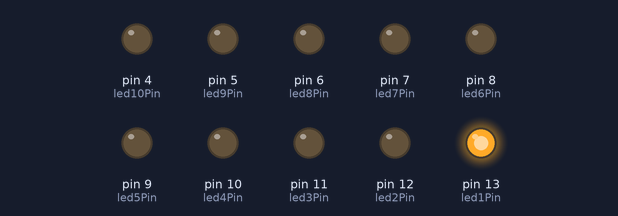
The sketch below on a simulated Arduino Uno, built with avr-gcc and run on an emulated ATmega328P. Parts: output pins drawn as LEDs (lit = HIGH).

Above: at 0.02 s.
At 0.62 s:
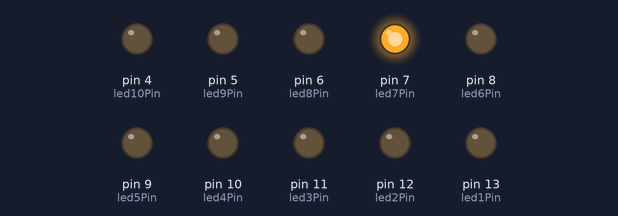
At 1.12 s:
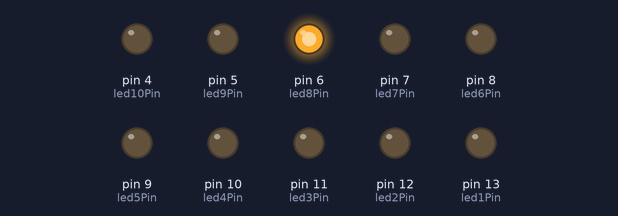
At 2.17 s:
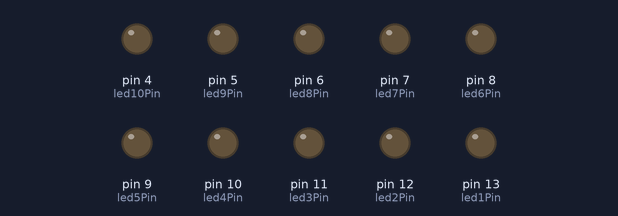
At 3.32 s:
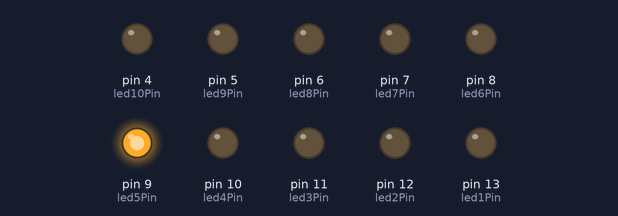
At 4.32 s:
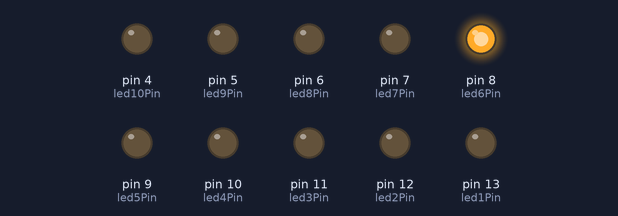
Timing chart, 0 to 4.6 s (numbered marks = the images above):
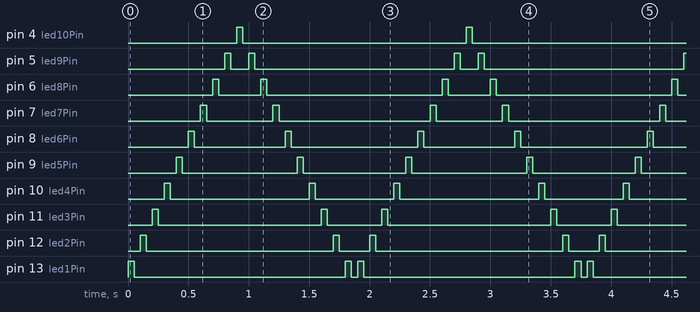

The sketch:

Knight_rider.ino
```cpp
int led1Pin = 13;
int led2Pin = 12;
int led3Pin = 11;
int led4Pin = 10;
int led5Pin = 9;
int led6Pin = 8;
int led7Pin = 7;
int led8Pin = 6;
int led9Pin = 5;
int led10Pin = 4;

void setup() {
  // put your setup code here, to run once:
  pinMode(led1Pin,OUTPUT);
  pinMode(led2Pin,OUTPUT);
  pinMode(led3Pin,OUTPUT);
  pinMode(led4Pin,OUTPUT);
  pinMode(led5Pin,OUTPUT);
  pinMode(led6Pin,OUTPUT);
  pinMode(led7Pin,OUTPUT);
  pinMode(led8Pin,OUTPUT);
  pinMode(led9Pin,OUTPUT);
  pinMode(led10Pin,OUTPUT);
}

void loop() {
  // put your main code here, to run repeatedly:

//  for (int i=0; i <= 10; i++){
////    Serial.print(i);
//      String led = "led"+i;
//      digitalWrite(led, HIGH);
//      delay(50);
//  }

  //Stream Up
  digitalWrite(led1Pin, HIGH);
  delay(50);
  digitalWrite(led1Pin, LOW);
  delay(50);
  digitalWrite(led2Pin, HIGH);
  delay(50);
  digitalWrite(led2Pin, LOW);
  delay(50);
  digitalWrite(led3Pin, HIGH);
  delay(50);
  digitalWrite(led3Pin, LOW);
  delay(50);
  digitalWrite(led4Pin, HIGH);
  delay(50);
  digitalWrite(led4Pin, LOW);
  delay(50);
  digitalWrite(led5Pin, HIGH);
  delay(50);
  digitalWrite(led5Pin, LOW);
  delay(50);
  digitalWrite(led6Pin, HIGH);
  delay(50);
  digitalWrite(led6Pin, LOW);
  delay(50);
  digitalWrite(led7Pin, HIGH);
  delay(50);
  digitalWrite(led7Pin, LOW);
  delay(50);
  digitalWrite(led8Pin, HIGH);
  delay(50);
  digitalWrite(led8Pin, LOW);
  delay(50);
  digitalWrite(led9Pin, HIGH);
  delay(50);
  digitalWrite(led9Pin, LOW);
  delay(50);
  digitalWrite(led10Pin, HIGH);
  delay(50);
  digitalWrite(led10Pin, LOW);
  delay(50);

  //Stream Down
  digitalWrite(led9Pin, HIGH);
  delay(50);
  digitalWrite(led9Pin, LOW);
  delay(50);
  digitalWrite(led8Pin, HIGH);
  delay(50);
  digitalWrite(led8Pin, LOW);
  delay(50);
  digitalWrite(led7Pin, HIGH);
  delay(50);
  digitalWrite(led7Pin, LOW);
  delay(50);
  digitalWrite(led6Pin, HIGH);
  delay(50);
  digitalWrite(led6Pin, LOW);
  delay(50);
  digitalWrite(led5Pin, HIGH);
  delay(50);
  digitalWrite(led5Pin, LOW);
  delay(50);
  digitalWrite(led4Pin, HIGH);
  delay(50);
  digitalWrite(led4Pin, LOW);
  delay(50);
  digitalWrite(led3Pin, HIGH);
  delay(50);
  digitalWrite(led3Pin, LOW);
  delay(50);
  digitalWrite(led2Pin, HIGH);
  delay(50);
  digitalWrite(led2Pin, LOW);
  delay(50);
  digitalWrite(led1Pin, HIGH);
  delay(50);
  digitalWrite(led1Pin, LOW);
  delay(50);
}
```

Measured:
- by itself, pin 4 (led10Pin): alternates HIGH for 0.05 s and LOW for 1.9 s
- by itself, pin 5 (led9Pin): repeats every 1.9 s: LOW 0.15 s, HIGH 0.05 s, LOW 1.7 s, HIGH 0.05 s
- by itself, pin 6 (led8Pin): repeats every 1.9 s: LOW 0.35 s, HIGH 0.05 s, LOW 1.5 s, HIGH 0.05 s
- by itself, pin 7 (led7Pin): repeats every 1.9 s: LOW 0.55 s, HIGH 0.05 s, LOW 1.3 s, HIGH 0.05 s
- by itself, pin 8 (led6Pin): repeats every 1.9 s: LOW 0.75 s, HIGH 0.05 s, LOW 1.1 s, HIGH 0.05 s
- by itself, pin 9 (led5Pin): alternates HIGH for 0.05 s and LOW for 0.95 s
- by itself, pin 10 (led4Pin): repeats every 1.9 s: LOW 1.2 s, HIGH 0.05 s, LOW 0.65 s, HIGH 0.05 s
- by itself, pin 11 (led3Pin): repeats every 1.9 s: LOW 1.4 s, HIGH 0.05 s, LOW 0.45 s, HIGH 0.05 s
